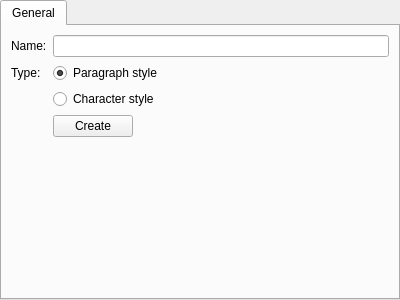
<ui version="4.0" >
 <class>NewStyleWidget</class>
 <widget class="QWidget" name="NewStyleWidget" >
  <property name="geometry" >
   <rect>
    <x>0</x>
    <y>0</y>
    <width>400</width>
    <height>300</height>
   </rect>
  </property>
  <layout class="QHBoxLayout" >
   <property name="leftMargin" >
    <number>0</number>
   </property>
   <property name="topMargin" >
    <number>0</number>
   </property>
   <property name="rightMargin" >
    <number>0</number>
   </property>
   <property name="bottomMargin" >
    <number>0</number>
   </property>
   <item>
    <widget class="QTabWidget" name="tabWidget" >
     <property name="currentIndex" >
      <number>0</number>
     </property>
     <widget class="QWidget" name="tab" >
      <attribute name="title" >
       <string>General</string>
      </attribute>
      <layout class="QGridLayout" >
       <item row="0" column="0" >
        <widget class="QLabel" name="label" >
         <property name="text" >
          <string>Name:</string>
         </property>
         <property name="buddy" >
          <cstring>name</cstring>
         </property>
        </widget>
       </item>
       <item row="0" column="1" colspan="2" >
        <widget class="QLineEdit" name="name" />
       </item>
       <item row="1" column="0" >
        <widget class="QLabel" name="label_2" >
         <property name="text" >
          <string>Type:</string>
         </property>
         <property name="buddy" >
          <cstring>paragraph</cstring>
         </property>
        </widget>
       </item>
       <item row="1" column="1" colspan="2" >
        <widget class="QRadioButton" name="paragraph" >
         <property name="text" >
          <string>Paragraph style</string>
         </property>
         <property name="checked" >
          <bool>true</bool>
         </property>
        </widget>
       </item>
       <item row="2" column="1" colspan="2" >
        <widget class="QRadioButton" name="character" >
         <property name="text" >
          <string>Character style</string>
         </property>
        </widget>
       </item>
       <item row="3" column="1" >
        <widget class="QPushButton" name="create" >
         <property name="text" >
          <string>Create</string>
         </property>
        </widget>
       </item>
       <item row="3" column="2" >
        <spacer>
         <property name="orientation" >
          <enum>Qt::Horizontal</enum>
         </property>
         <property name="sizeHint" >
          <size>
           <width>40</width>
           <height>20</height>
          </size>
         </property>
        </spacer>
       </item>
       <item row="4" column="0" colspan="3" >
        <spacer>
         <property name="orientation" >
          <enum>Qt::Vertical</enum>
         </property>
         <property name="sizeHint" >
          <size>
           <width>221</width>
           <height>40</height>
          </size>
         </property>
        </spacer>
       </item>
      </layout>
     </widget>
    </widget>
   </item>
  </layout>
 </widget>
 <resources/>
 <connections/>
</ui>
